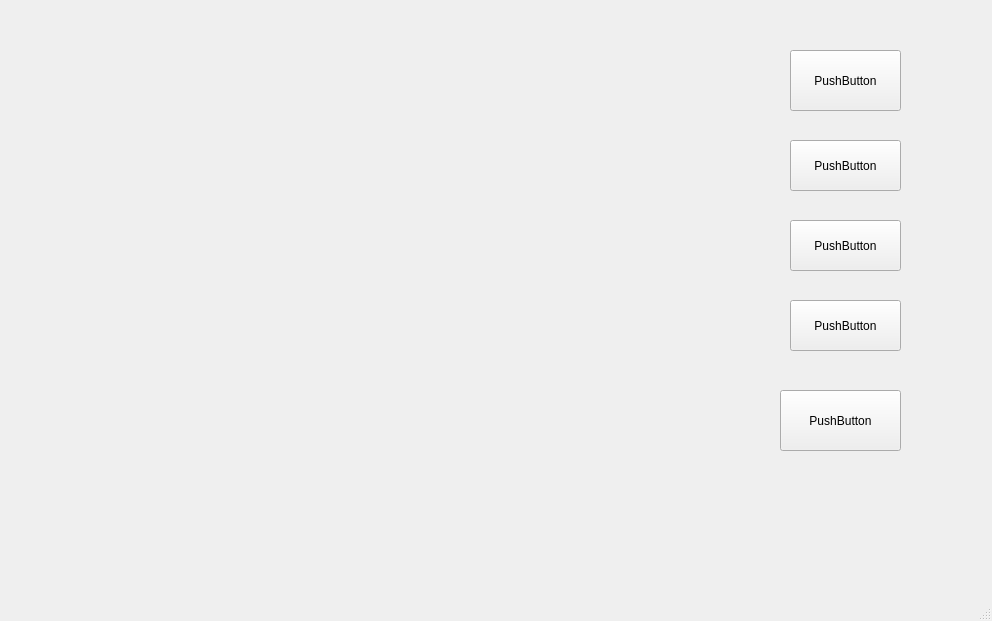
<?xml version="1.0" encoding="UTF-8"?>
<ui version="4.0">
 <class>MainWindow</class>
 <widget class="QMainWindow" name="MainWindow">
  <property name="geometry">
   <rect>
    <x>0</x>
    <y>0</y>
    <width>992</width>
    <height>621</height>
   </rect>
  </property>
  <property name="sizePolicy">
   <sizepolicy hsizetype="Preferred" vsizetype="Preferred">
    <horstretch>0</horstretch>
    <verstretch>0</verstretch>
   </sizepolicy>
  </property>
  <property name="windowTitle">
   <string>MainWindow</string>
  </property>
  <widget class="QWidget" name="centralwidget">
   <widget class="QLabel" name="Table">
    <property name="geometry">
     <rect>
      <x>140</x>
      <y>90</y>
      <width>381</width>
      <height>381</height>
     </rect>
    </property>
    <property name="text">
     <string/>
    </property>
    <property name="pixmap">
     <pixmap resource="test.qrc">:/newPrefix/pngegg (2).png</pixmap>
    </property>
   </widget>
   <widget class="QLabel" name="spa1">
    <property name="geometry">
     <rect>
      <x>380</x>
      <y>260</y>
      <width>101</width>
      <height>111</height>
     </rect>
    </property>
    <property name="text">
     <string/>
    </property>
    <property name="pixmap">
     <pixmap resource="test.qrc">:/newPrefix/spa1.png</pixmap>
    </property>
   </widget>
   <widget class="QLabel" name="spa2">
    <property name="geometry">
     <rect>
      <x>270</x>
      <y>350</y>
      <width>131</width>
      <height>111</height>
     </rect>
    </property>
    <property name="text">
     <string/>
    </property>
    <property name="pixmap">
     <pixmap resource="test.qrc">:/newPrefix/spa1.png</pixmap>
    </property>
   </widget>
   <widget class="QLabel" name="spa3">
    <property name="geometry">
     <rect>
      <x>150</x>
      <y>270</y>
      <width>131</width>
      <height>111</height>
     </rect>
    </property>
    <property name="text">
     <string/>
    </property>
    <property name="pixmap">
     <pixmap resource="test.qrc">:/newPrefix/spa1.png</pixmap>
    </property>
   </widget>
   <widget class="QLabel" name="spa5">
    <property name="geometry">
     <rect>
      <x>340</x>
      <y>140</y>
      <width>101</width>
      <height>101</height>
     </rect>
    </property>
    <property name="text">
     <string/>
    </property>
    <property name="pixmap">
     <pixmap resource="test.qrc">:/newPrefix/spa1.png</pixmap>
    </property>
   </widget>
   <widget class="QLabel" name="spa4">
    <property name="geometry">
     <rect>
      <x>190</x>
      <y>140</y>
      <width>101</width>
      <height>101</height>
     </rect>
    </property>
    <property name="text">
     <string/>
    </property>
    <property name="pixmap">
     <pixmap resource="test.qrc">:/newPrefix/spa1.png</pixmap>
    </property>
   </widget>
   <widget class="QPushButton" name="Button1">
    <property name="geometry">
     <rect>
      <x>790</x>
      <y>50</y>
      <width>111</width>
      <height>61</height>
     </rect>
    </property>
    <property name="text">
     <string>PushButton</string>
    </property>
   </widget>
   <widget class="QPushButton" name="Button2">
    <property name="geometry">
     <rect>
      <x>790</x>
      <y>140</y>
      <width>111</width>
      <height>51</height>
     </rect>
    </property>
    <property name="text">
     <string>PushButton</string>
    </property>
   </widget>
   <widget class="QPushButton" name="pushButton_4">
    <property name="geometry">
     <rect>
      <x>790</x>
      <y>220</y>
      <width>111</width>
      <height>51</height>
     </rect>
    </property>
    <property name="text">
     <string>PushButton</string>
    </property>
   </widget>
   <widget class="QPushButton" name="pushButton_5">
    <property name="geometry">
     <rect>
      <x>790</x>
      <y>300</y>
      <width>111</width>
      <height>51</height>
     </rect>
    </property>
    <property name="text">
     <string>PushButton</string>
    </property>
   </widget>
   <widget class="QLabel" name="fork2">
    <property name="geometry">
     <rect>
      <x>320</x>
      <y>300</y>
      <width>101</width>
      <height>121</height>
     </rect>
    </property>
    <property name="text">
     <string/>
    </property>
    <property name="pixmap">
     <pixmap resource="test.qrc">:/newPrefix/fork2.png</pixmap>
    </property>
   </widget>
   <widget class="QLabel" name="fork1">
    <property name="geometry">
     <rect>
      <x>360</x>
      <y>170</y>
      <width>141</width>
      <height>141</height>
     </rect>
    </property>
    <property name="text">
     <string/>
    </property>
    <property name="pixmap">
     <pixmap resource="test.qrc">:/newPrefix/fork1.png</pixmap>
    </property>
   </widget>
   <widget class="QLabel" name="fork3">
    <property name="geometry">
     <rect>
      <x>180</x>
      <y>300</y>
      <width>141</width>
      <height>131</height>
     </rect>
    </property>
    <property name="text">
     <string/>
    </property>
    <property name="pixmap">
     <pixmap resource="test.qrc">:/newPrefix/fork3.png</pixmap>
    </property>
   </widget>
   <widget class="QLabel" name="fork4">
    <property name="geometry">
     <rect>
      <x>120</x>
      <y>190</y>
      <width>141</width>
      <height>131</height>
     </rect>
    </property>
    <property name="text">
     <string/>
    </property>
    <property name="pixmap">
     <pixmap resource="test.qrc">:/newPrefix/fork4.png</pixmap>
    </property>
   </widget>
   <widget class="QLabel" name="fork0">
    <property name="geometry">
     <rect>
      <x>230</x>
      <y>90</y>
      <width>151</width>
      <height>151</height>
     </rect>
    </property>
    <property name="text">
     <string/>
    </property>
    <property name="pixmap">
     <pixmap resource="test.qrc">:/newPrefix/fork0.png</pixmap>
    </property>
   </widget>
   <widget class="QLabel" name="face1">
    <property name="geometry">
     <rect>
      <x>400</x>
      <y>30</y>
      <width>131</width>
      <height>121</height>
     </rect>
    </property>
    <property name="text">
     <string/>
    </property>
    <property name="pixmap">
     <pixmap resource="test.qrc">:/newPrefix/face2.png</pixmap>
    </property>
    <property name="scaledContents">
     <bool>true</bool>
    </property>
   </widget>
   <widget class="QLabel" name="face2">
    <property name="geometry">
     <rect>
      <x>480</x>
      <y>280</y>
      <width>131</width>
      <height>141</height>
     </rect>
    </property>
    <property name="text">
     <string/>
    </property>
    <property name="pixmap">
     <pixmap resource="test.qrc">:/newPrefix/face2.png</pixmap>
    </property>
    <property name="scaledContents">
     <bool>true</bool>
    </property>
   </widget>
   <widget class="QLabel" name="face5">
    <property name="geometry">
     <rect>
      <x>90</x>
      <y>20</y>
      <width>121</width>
      <height>131</height>
     </rect>
    </property>
    <property name="text">
     <string/>
    </property>
    <property name="pixmap">
     <pixmap resource="test.qrc">:/newPrefix/face1.png</pixmap>
    </property>
    <property name="scaledContents">
     <bool>true</bool>
    </property>
   </widget>
   <widget class="QLabel" name="face4">
    <property name="geometry">
     <rect>
      <x>20</x>
      <y>300</y>
      <width>131</width>
      <height>131</height>
     </rect>
    </property>
    <property name="text">
     <string/>
    </property>
    <property name="pixmap">
     <pixmap resource="test.qrc">:/newPrefix/face1.png</pixmap>
    </property>
    <property name="scaledContents">
     <bool>true</bool>
    </property>
   </widget>
   <widget class="QLabel" name="face3">
    <property name="geometry">
     <rect>
      <x>250</x>
      <y>450</y>
      <width>131</width>
      <height>121</height>
     </rect>
    </property>
    <property name="text">
     <string/>
    </property>
    <property name="pixmap">
     <pixmap resource="test.qrc">:/newPrefix/face.png</pixmap>
    </property>
    <property name="scaledContents">
     <bool>true</bool>
    </property>
   </widget>
   <widget class="QPushButton" name="pushButton_6">
    <property name="geometry">
     <rect>
      <x>780</x>
      <y>390</y>
      <width>121</width>
      <height>61</height>
     </rect>
    </property>
    <property name="text">
     <string>PushButton</string>
    </property>
   </widget>
  </widget>
  <widget class="QStatusBar" name="statusbar"/>
 </widget>
 <resources>
  <include location="test.qrc"/>
 </resources>
 <connections/>
</ui>
